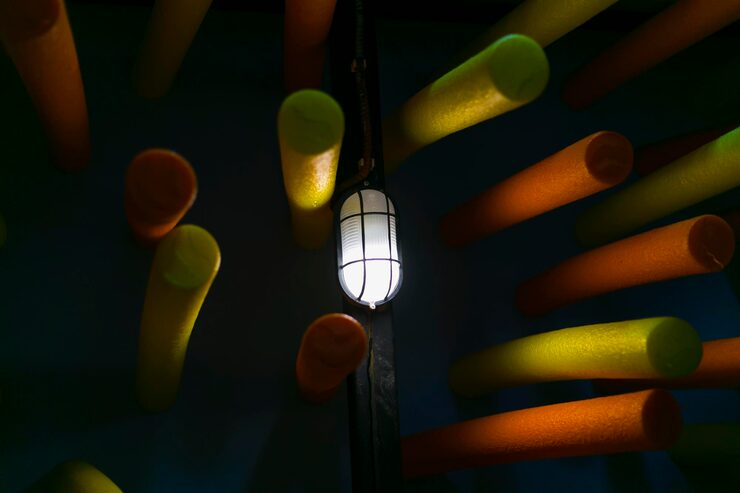
//> input picture Domínio da Frequência/Filtragem no Domínio da Frequência/iluminacao_irregular.jpg, 740 x 493 px
$ ./dftfilter   (built with g++ and OpenCV 4)
//> lines starting //> are read from the running program, lines starting //| are printed output that depends on the picture
#include <opencv2/opencv.hpp>
#include <iostream>
using namespace cv;
using namespace std;

Mat homomorphicFilter(const Mat& Y, double gammaL, double gammaH, double c, double D0) {
    Mat Yfloat;
    Y.convertTo(Yfloat, CV_32F);
    log(Yfloat + 1.0, Yfloat);  // log(Y + 1)

    // FFT
    Mat planes[] = {Yfloat.clone(), Mat::zeros(Yfloat.size(), CV_32F)};
    Mat complexImg;
    merge(planes, 2, complexImg);
    dft(complexImg, complexImg);

    // Construção do filtro
    Mat H = Mat::zeros(Y.size(), CV_32F);
    int M = Y.rows;
    int N = Y.cols;

    for (int u = 0; u < M; u++) {
        for (int v = 0; v < N; v++) {
            double du = u - M / 2;
            double dv = v - N / 2;
            double D = sqrt(du*du + dv*dv);
            H.at<float>(u, v) =
                (gammaH - gammaL) * (1.0 - exp(-c * (D*D) / (D0*D0)))
                + gammaL;
        }
    }

    // Aplicar filtro
    Mat planesH[2];
    split(complexImg, planesH);
    Mat realF = planesH[0];
    Mat imagF = planesH[1];

    realF = realF.mul(H);
    imagF = imagF.mul(H);

    merge(planesH, 2, complexImg);

    // IDFT
    idft(complexImg, complexImg, DFT_SCALE | DFT_REAL_OUTPUT);

    // exponencial
    exp(complexImg, complexImg);
    complexImg = complexImg - 1.0;

    // normalizar para 0–255
    Mat Yout;
    normalize(complexImg, Yout, 0, 255, NORM_MINMAX);
    Yout.convertTo(Yout, CV_8U);

    return Yout;
}

int main() {
    string filename = "../iluminacao_irregular.jpg";
    Mat img = imread(filename);
//> img is the input picture: 493 rows x 740 cols, CV_8UC3; mean B, G, R 10.2, 24.4, 27.8
    if (img.empty()) {
        cout << "Erro ao carregar imagem\n";
        return -1;
    }

    // Conversão para YCrCb
    Mat imgYCrCb;
    cvtColor(img, imgYCrCb, COLOR_BGR2YCrCb);
//> imgYCrCb: 493 rows x 740 cols, CV_8UC3; mean of channels 0, 1, 2 23.8, 130.9, 120.3

    vector<Mat> canais;
    split(imgYCrCb, canais);
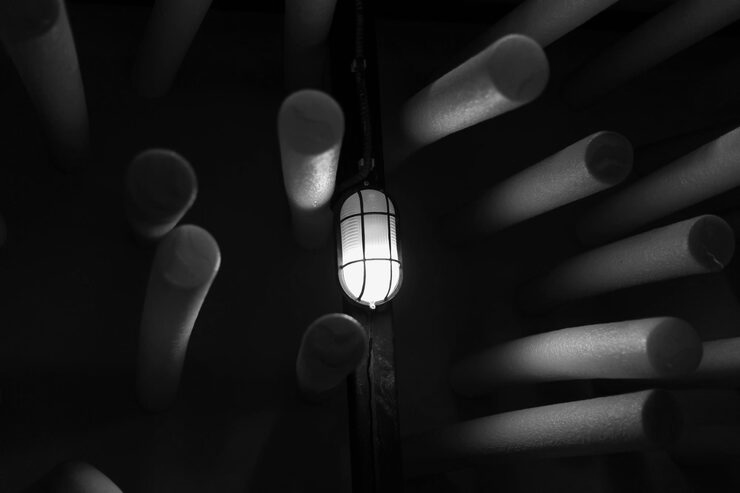
//> canais[0]: 493 rows x 740 cols, CV_8UC1; min 0, max 255, mean 23.8
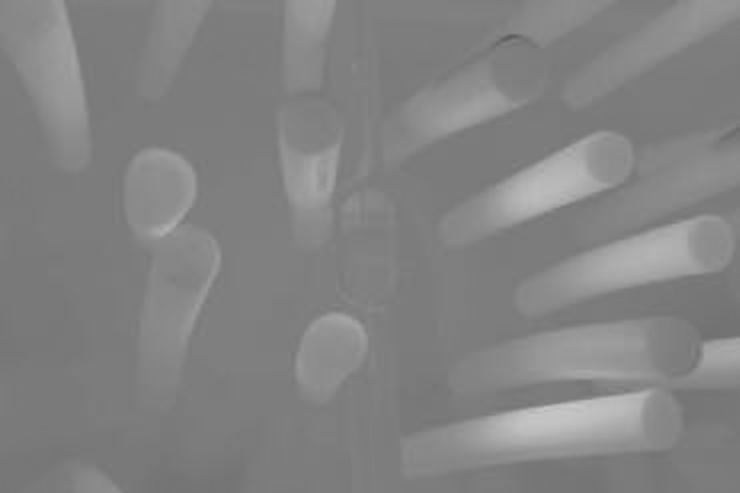
//> canais[1]: 493 rows x 740 cols, CV_8UC1; min 91, max 199, mean 130.9
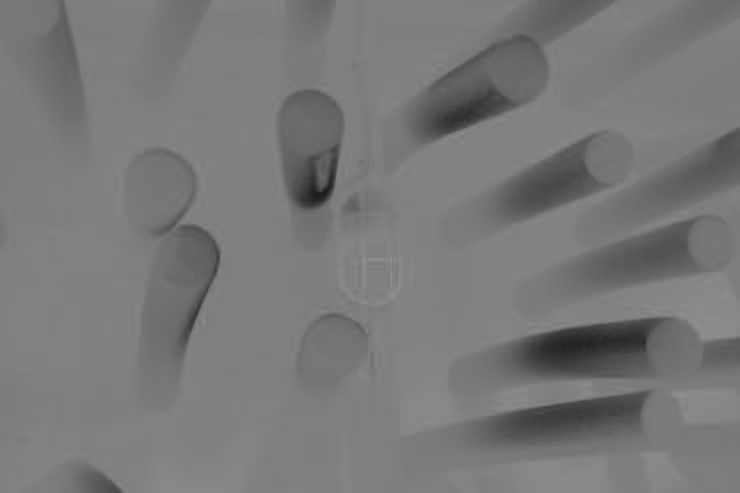
//> canais[2]: 493 rows x 740 cols, CV_8UC1; min 26, max 144, mean 120.3
    Mat Y = canais[0];

    // Trackbars
    namedWindow("Homomorphic", WINDOW_NORMAL);
    resizeWindow("Homomorphic", 900, 700);
    int gammaL_slider = 10;   // 0.1
    int gammaH_slider = 200;  // 2.0
    int c_slider      = 10;   // 0.1
    int D0_slider     = 30;

    createTrackbar("gammaL (x0.01)", "Homomorphic", &gammaL_slider, 100);
    createTrackbar("gammaH (x0.01)", "Homomorphic", &gammaH_slider, 500);
    createTrackbar("c (x0.1)",       "Homomorphic", &c_slider, 100);
    createTrackbar("D0",             "Homomorphic", &D0_slider, 200);

    while (true) {
        double gammaL = gammaL_slider * 0.01;
        double gammaH = gammaH_slider * 0.01;
        double c      = c_slider * 0.1;
        double D0     = (double)D0_slider;

        if (D0 < 1) D0 = 1;

        Mat Y_filtered = homomorphicFilter(Y, gammaL, gammaH, c, D0);
//> in homomorphicFilter, `Mat planes[] = {Yfloat.clone(), Mat::zeros(Yfloat.size(), CV_32F)};`:
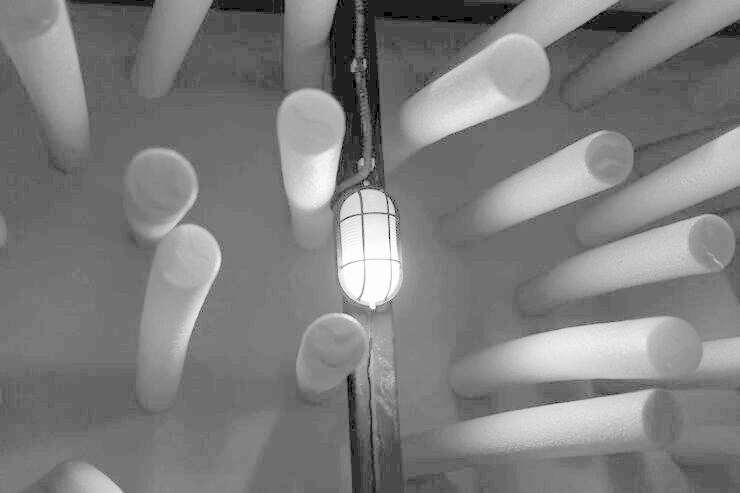
//> planes[0]: 493 rows x 740 cols, CV_32FC1; min 0, max 5.55, mean 2.76; drawn with min black and max white
//> in homomorphicFilter, `Mat planes[] = {Yfloat.clone(), Mat::zeros(Yfloat.size(), CV_32F)};`: planes[1]: 493 rows x 740 cols, CV_32FC1; every value is 0
//> after the loop in homomorphicFilter, `for (int u = 0; u < M; u++)`:
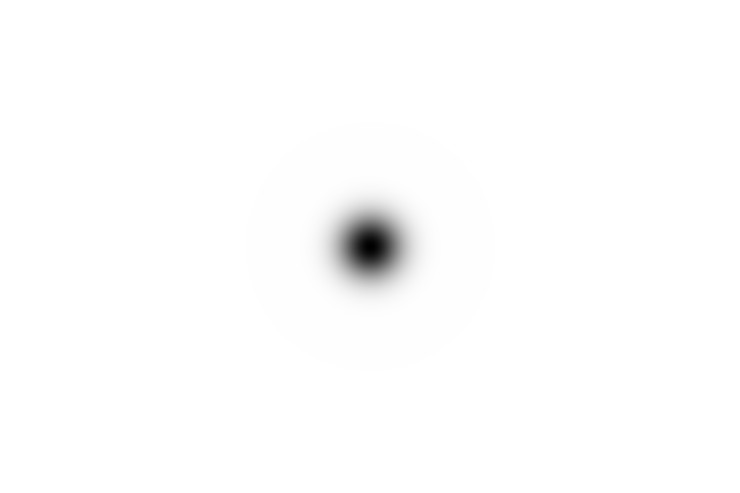
//> H: 493 rows x 740 cols, CV_32FC1; min 0.1, max 2, mean 1.99; drawn with min black and max white
//> in homomorphicFilter, `complexImg = complexImg - 1.0;`:
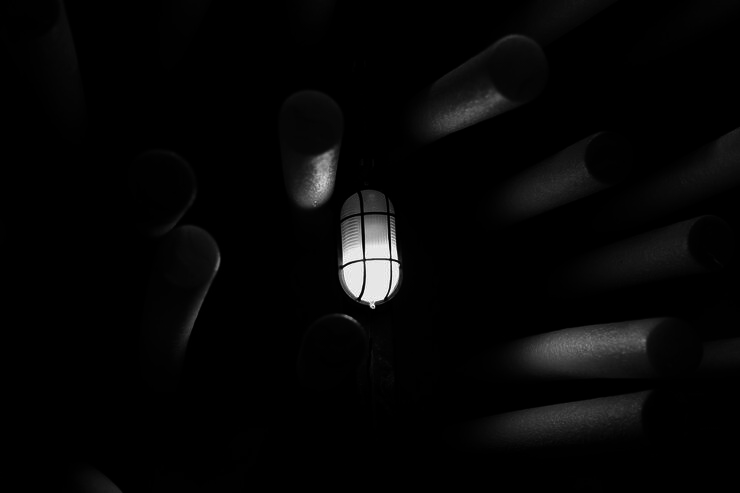
//> complexImg: 493 rows x 740 cols, CV_32FC1; min -0.034, max 67398, mean 1726.9; drawn with min black and max white

        // Reconstruir imagem colorida
        Mat outYCrCb;
        vector<Mat> channelsOut = {Y_filtered, canais[1], canais[2]};
        merge(channelsOut, outYCrCb);
//> outYCrCb: 493 rows x 740 cols, CV_8UC3; mean of channels 0, 1, 2 6.5, 130.9, 120.3

        Mat outBGR;
        cvtColor(outYCrCb, outBGR, COLOR_YCrCb2BGR);
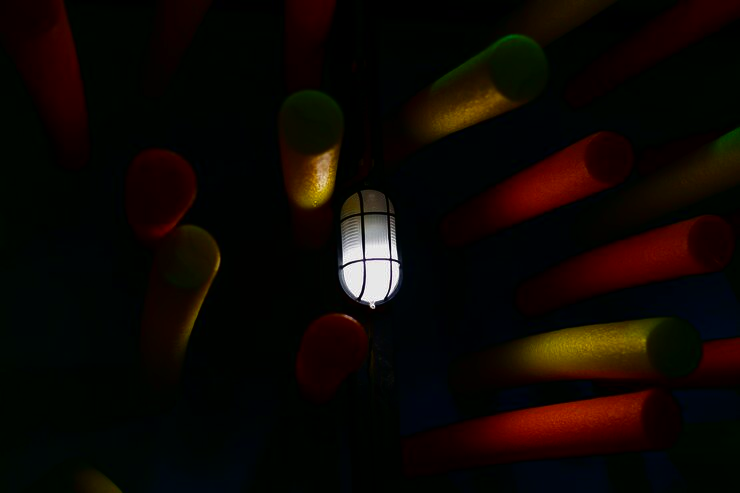
//> outBGR: 493 rows x 740 cols, CV_8UC3; mean B, G, R 3.9, 7.7, 13.8

        imshow("Homomorphic", outBGR);

        if (waitKey(10) == 27) break; // ESC
//> the Esc key is pressed
    }

    return 0;
}
